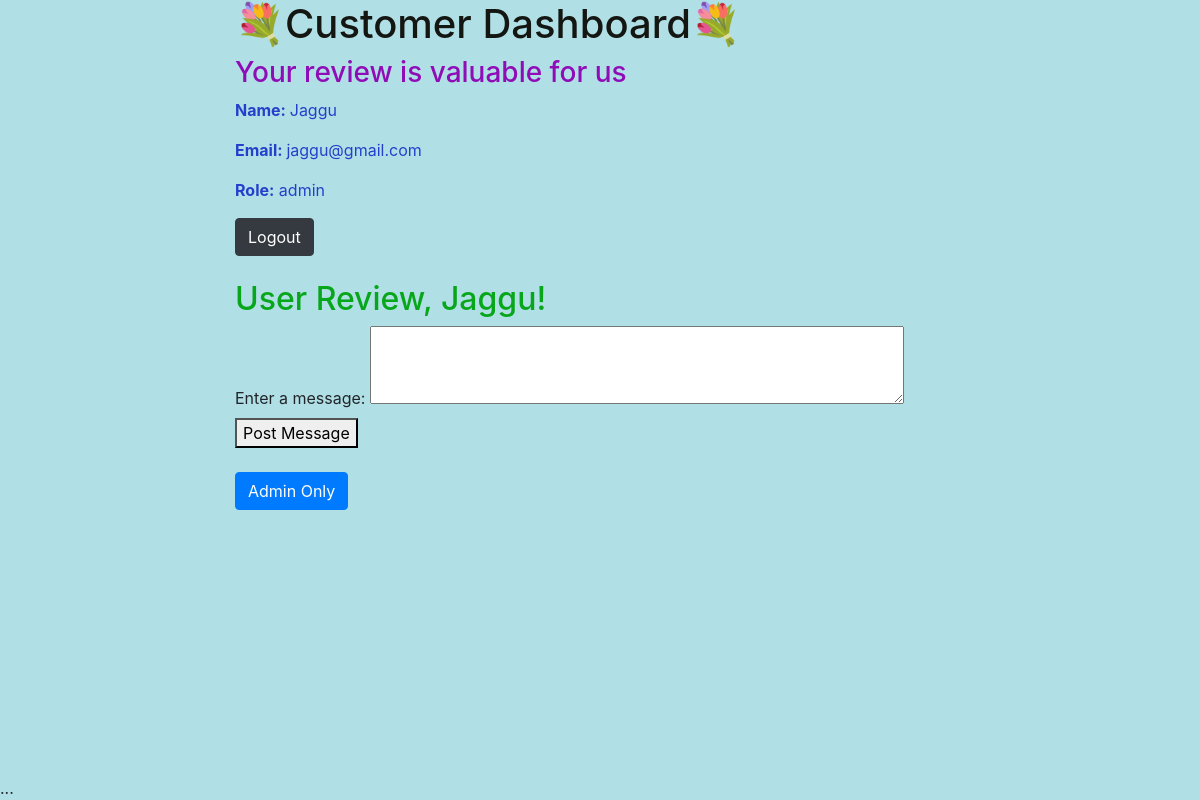
The app's page /dashboard (signed in) with its own data.
### tables this page shows
CREATE TABLE User (
    id INTEGER PRIMARY KEY AUTOINCREMENT,
    name TEXT NOT NULL,
    password TEXT NOT NULL,
    email TEXT UNIQUE NOT NULL,
    role TEXT DEFAULT 'user',               
    comments TEXT
      );

### app.py (the view)
@app.route('/dashboard')
def dashboard():
    if 'email' in session:
        with get_db() as db:
            user = db.execute('SELECT * FROM User WHERE email = ?', (session['email'],)).fetchone()
            if user:
                return render_template('dashboard.html', user={
                    "name": escape(user['name']),
                    "email": user['email'],
                    "role": user['role']
                })
        session.pop('email', None)
        return redirect('/login')
    return redirect('/admin')

### app.py (called while the page is built)
@app.after_request
def add_security_headers(response):
    response.headers['X-Frame-Options'] = 'DENY'
    response.headers['Content-Security-Policy'] = "frame-ancestors 'none';"
    return response

@app.before_request
def session_management():
    if 'email' in session:
        session.modified = True  # Update session timestamp for activity

@app.after_request
def apply_csp(response):
    response.headers['Content-Security-Policy'] = "default-src 'self'; script-src 'self'; "
    return response

def get_db():
    if 'db' not in g:
        g.db = sqlite3.connect(DATABASE)
        g.db.row_factory = sqlite3.Row
    return g.db

### templates/dashboard.html (shortened to what this page needs)
<!DOCTYPE html>
<html lang="en">
<head>
  <link rel="stylesheet" href="https://cdn.jsdelivr.net/npm/bootstrap@4.6.2/dist/css/bootstrap.min.css">
</head>
<body>
<div class="container">
    <div class=" row justify-content-center">
        <div class="col-sm-8">
            <h1>💐Customer Dashboard💐</h1>
            <h3>Your review is valuable for us </h3>
            <p><b>Name: </b> {{user.name}}</p>
            <p><b>Email: </b> {{user.email}}</p>
            <p><b>Role:</b> {{ user.role }}</p>
            <a href="/logout" class="btn btn-dark">Logout</a>
        </div>
            <div class="fixed-bottom">...</div>
        <div class="col-sm-8">
         <br><h2> User Review, {{user.name }}!</h2>
         <form action="/post" method="post">
        <label for="message">Enter a message:</label>
        <textarea id="message" name="message" rows="3" cols="50"></textarea>
        <button type="submit">Post Message</button><br>
         <br><a href="/admin_dashboard" class="btn btn-primary">Admin Only</a>
    </div>
</div>
</body>
</html>

### templates/dashboard.html (style rules this page uses)
body { background-color: powderblue; }
h1 { color: rgba(7, 4, 0, 0.923); }
h2 { color: rgb(8, 166, 26); }
h3 { color: rgb(143, 12, 183); }
p { color: rgb(36, 64, 202); }

### records on screen
User: name "Jaggu", email "jaggu@gmail.com", role "admin"
